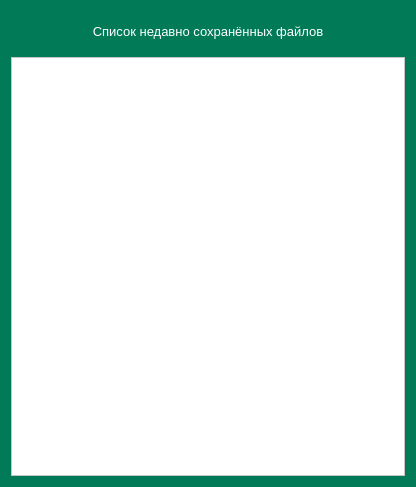
<?xml version="1.0" encoding="UTF-8"?>
<ui version="4.0">
 <class>Form</class>
 <widget class="QWidget" name="Form">
  <property name="geometry">
   <rect>
    <x>0</x>
    <y>0</y>
    <width>416</width>
    <height>487</height>
   </rect>
  </property>
  <property name="windowTitle">
   <string>Form</string>
  </property>
  <property name="styleSheet">
   <string notr="true">background-color: rgb(0, 122, 87);</string>
  </property>
  <layout class="QGridLayout" name="gridLayout">
   <item row="0" column="0">
    <layout class="QVBoxLayout" name="verticalLayout">
     <item>
      <widget class="QLabel" name="label">
       <property name="minimumSize">
        <size>
         <width>0</width>
         <height>40</height>
        </size>
       </property>
       <property name="font">
        <font>
         <pointsize>10</pointsize>
        </font>
       </property>
       <property name="layoutDirection">
        <enum>Qt::LeftToRight</enum>
       </property>
       <property name="styleSheet">
        <string notr="true">color: rgb(255, 255, 255);</string>
       </property>
       <property name="text">
        <string>Список недавно сохранённых файлов</string>
       </property>
       <property name="alignment">
        <set>Qt::AlignCenter</set>
       </property>
      </widget>
     </item>
     <item>
      <widget class="QTableWidget" name="tableWidget">
       <property name="styleSheet">
        <string notr="true">background-color: rgb(255, 255, 255);
color: rgb(0, 122, 87);</string>
       </property>
       <attribute name="horizontalHeaderCascadingSectionResizes">
        <bool>false</bool>
       </attribute>
       <attribute name="horizontalHeaderStretchLastSection">
        <bool>true</bool>
       </attribute>
      </widget>
     </item>
    </layout>
   </item>
  </layout>
 </widget>
 <resources/>
 <connections/>
</ui>
